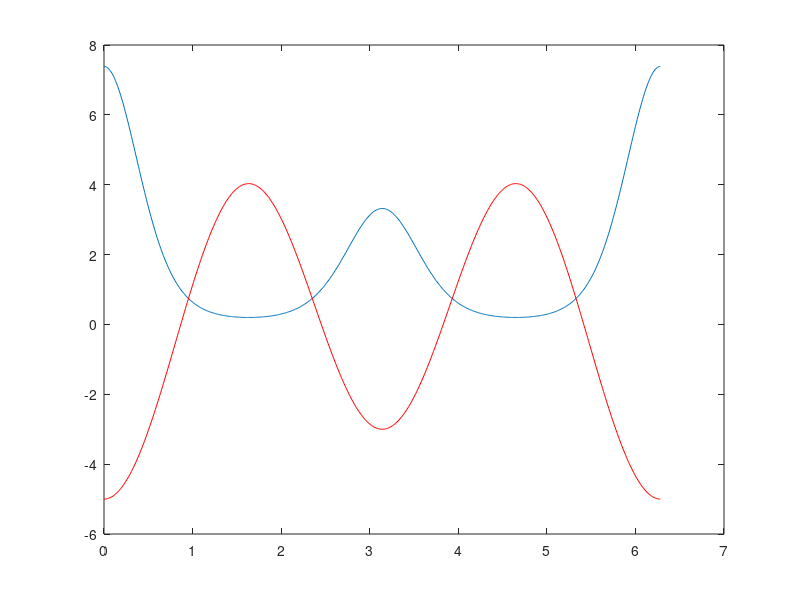

This figure's MATLAB source:

phi=0:.01:2*pi;
Q=5;
b=4;
V=-cos(phi)-b*cos(2*phi);
F=exp((2*cos(phi)+2*b*cos(2*phi))/Q);
figure;
% subplot(3,3,9)
plot(phi,F);hold on;plot(phi,V,'r')
hold on;
